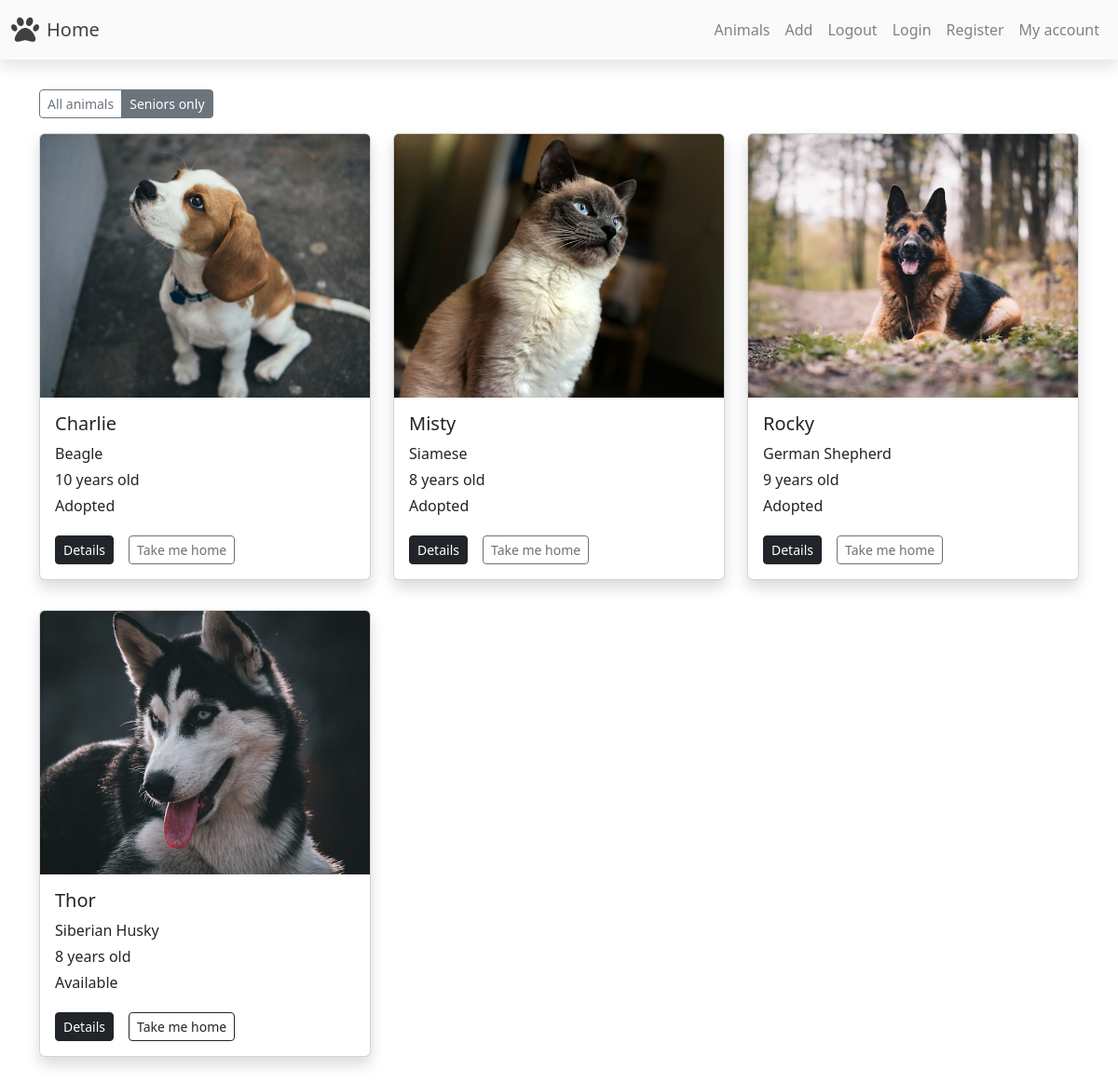
The app's page /seniors.php (signed in) with its own data.
### tables this page shows
CREATE TABLE `animals` (
  `id` int(11) NOT NULL,
  `name` varchar(255) NOT NULL,
  `age` int(11) NOT NULL,
  `size` varchar(255) NOT NULL,
  `breed` varchar(255) NOT NULL,
  `vaccinated` varchar(255) NOT NULL,
  `location` varchar(255) NOT NULL,
  `status` varchar(255) NOT NULL,
  `picture` varchar(255) DEFAULT NULL,
  `description` varchar(255) DEFAULT NULL
);

### seniors.php (the view, shortened to what this page needs)
<?php
require_once "components/db_connect.php";
require_once "components/navbar.php";
$sql = "SELECT * FROM `animals` WHERE `age` >= 8";
$result = mysqli_query($conn, $sql);
$cards = "";
if (mysqli_num_rows($result) > 0) {
  while ($row = mysqli_fetch_assoc($result)) {
    $cards .= "
    <div class='my-3'>
        <div class='card my-card shadow'>
          <img class='card-img-top object-fit-cover' src='pictures/$row[picture]' alt='...'>
          <div class='card-body'>
            <h5 class='card-title'>$row[name]</h5>
            <p class='card-text my-1'>$row[breed]</p>
            <p class='card-text my-1'>$row[age] years old</p>
            <p class='card-text'>$row[status]</p>
          </div>
          <div class='card-body pt-1'>
                <div class='d-flex no-wrap'>
                  <div>
                       <a href='animals/details.php?id=$row[id]' class='btn btn-dark btn-sm me-3'>Details</a>
                  </div>
                     <form action='' method='post'>
                     <input type='hidden' name='anim' value='$row[id]'>
                        <input ";
    if ($row["status"] == "Adopted" || !isset($_SESSION["user"])) {
      $cards .= "disabled";
    };
    $cards .= " type='submit' name='adopt' value='Take me home' class='btn btn-outline-dark btn-sm'>
                     </form>
                </div>
          </div>
        </div>
      </div>
    ";
  }
} else {
  $cards = "No data found.";
}
?>
<!DOCTYPE html>
<html lang="en">
<head>
  <link href="https://cdn.jsdelivr.net/npm/bootstrap@5.3.2/dist/css/bootstrap.min.css" rel="stylesheet">
  <link rel="stylesheet" href="style/style.css">
</head>
<body>
  <?= $navbar ?>
  <div class="container my-5 pt-5">
    <div class='btn-group btn-group-sm' role='group' aria-label='Basic mixed styles example'>
      <a href='home.php' class='btn btn-outline-secondary'>All animals</a>
      <a href='seniors.php' class='btn btn-secondary'>Seniors only</a>
    </div>
    <div class="row row-cols-xs-1 row-cols-sm-2 row-cols-md-2 row-cols-lg-3 row-cols-xl-3">
      <?= $cards ?>
    </div>
  </div>
</body>
</html>

### style/style.css (style rules this page uses)
.my-card img { aspect-ratio: 5/4; }

### records on screen
animals: picture (picture), name "Charlie", breed "Beagle", age "10", status "Adopted"
animals: picture (picture), name "Misty", breed "Siamese", age "8", status "Adopted"
animals: picture (picture), name "Rocky", breed "German Shepherd", age "9", status "Adopted"
animals: picture (picture), name "Thor", breed "Siberian Husky", age "8", status "Available"
